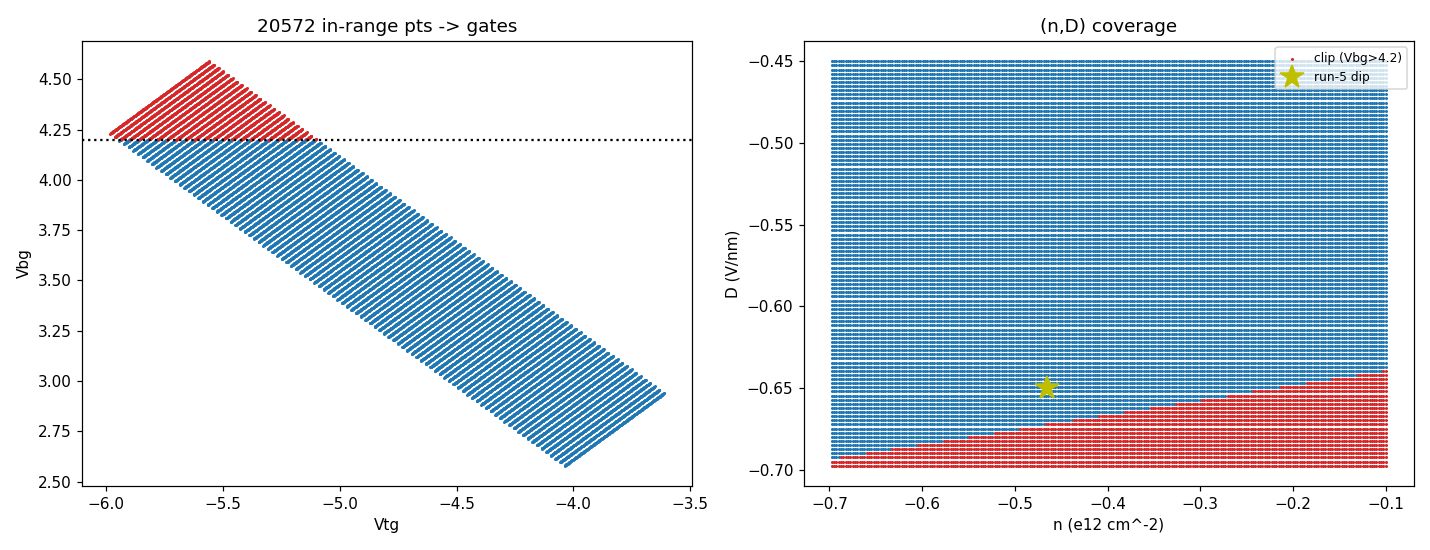

Generate this figure with Python:
import numpy as np
import matplotlib; matplotlib.use("Agg"); import matplotlib.pyplot as plt
from sweep import raster
from sharpelab_nb.gates import calculate_gate_voltages

DTG, DBG, EP = 23.6, 20.0, 3.0
TGL, TGH, BGL, BGH = -7.0, 6.0, -4.0, 4.2
N_LO, N_HI = -0.70, -0.10
D_LO, D_HI = -0.70, -0.45        # D_LO generous; sanitize clips beyond Vbg=4.2
SEC_PER_PT = 1.4                 # measured-ish multisweep rate (3 lock-ins + delay 1.2)
TARGET_HR = 8.0

def inrange(vt, vb): return (vt>TGL)&(vt<TGH)&(vb>BGL)&(vb<BGH)

# accessible negative-D boundary vs n (where Vbg hits 4.2)
print("Vbg=4.2 boundary (max accessible -D) vs n:")
for n in np.arange(-0.7, -0.05, 0.1):
    Dg = np.arange(-0.45, -0.85, -0.005)
    vt, vb = calculate_gate_voltages(n*np.ones_like(Dg), Dg, dtg=DTG, dbg=DBG, ep=EP)
    okD = Dg[inrange(vt, vb)]
    print(f"  n={n:+.2f}: D accessible {okD.min():.3f}..{okD.max():.3f}")

# tune NX,NY for ~TARGET_HR
aspect = (N_HI-N_LO)/(D_HI-D_LO)
for NY in (90, 100, 110, 120, 130):
    NX = int(round(NY*aspect))
    verts = np.array([[N_LO,D_LO],[N_HI,D_LO],[N_HI,D_HI],[N_LO,D_HI],[N_LO,D_LO]])
    ns, Ds = raster.rasterize(verts, NX, NY, 0)
    vt, vb = calculate_gate_voltages(ns, Ds, dtg=DTG, dbg=DBG, ep=EP)
    ok = inrange(vt, vb)
    hrs = ok.sum()*SEC_PER_PT/3600
    print(f"NX={NX} NY={NY}: raster {len(ns)}, in-range {ok.sum()} ({100*ok.mean():.0f}%), "
          f"dn={ (N_HI-N_LO)/NX:.4f} dD={(D_HI-D_LO)/NY:.4f}  ~{hrs:.1f} h")

# final preview NX=240 NY=100
NX,NY=240,100
verts=np.array([[N_LO,D_LO],[N_HI,D_LO],[N_HI,D_HI],[N_LO,D_HI],[N_LO,D_LO]])
ns,Ds=raster.rasterize(verts,NX,NY,0)
vt,vb=calculate_gate_voltages(ns,Ds,dtg=DTG,dbg=DBG,ep=EP)
ok=inrange(vt,vb)
fig,ax=plt.subplots(1,2,figsize=(13,5))
ax[0].scatter(vt[ok],vb[ok],s=1,c="C0"); ax[0].scatter(vt[~ok],vb[~ok],s=1,c="C3")
ax[0].axhline(4.2,color="k",ls=":"); ax[0].set(xlabel="Vtg",ylabel="Vbg",title=f"{ok.sum()} in-range pts -> gates")
ax[1].scatter(ns[ok],Ds[ok],s=1,c="C0"); ax[1].scatter(ns[~ok],Ds[~ok],s=1,c="C3",label="clip (Vbg>4.2)")
ax[1].plot(-0.4654,-0.6501,"y*",ms=16,label="run-5 dip"); ax[1].legend(fontsize=8)
ax[1].set(xlabel="n (e12 cm^-2)",ylabel="D (V/nm)",title="(n,D) coverage")
plt.tight_layout(); plt.savefig("hera_scratch/nd_design2.png",dpi=110); print("saved nd_design2.png ; in-range",ok.sum())
